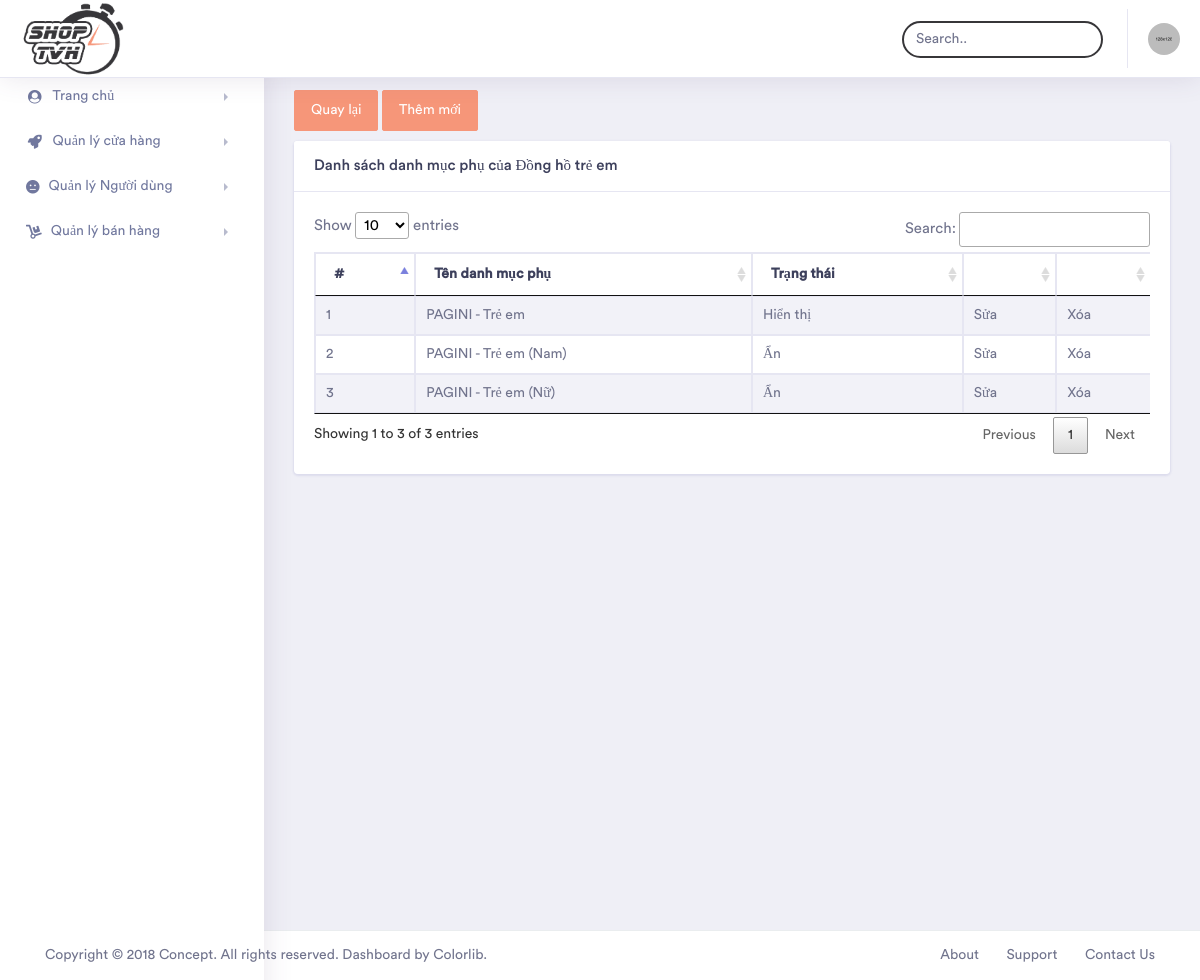
/admin/index.php?module=listsubcate&id=13 (signed in), run on the app's committed database.
### tables this page shows
CREATE TABLE `category` (
  `CategoryID` int(11) NOT NULL,
  `CategoryName` varchar(50) NOT NULL,
  `Status` bit(1) NOT NULL
);

CREATE TABLE `subcategory` (
  `SubCategoryID` int(11) NOT NULL,
  `SubName` varchar(50) NOT NULL,
  `CategoryID` int(11) NOT NULL,
  `Status` bit(1) NOT NULL
);

### admin/modules/listsubcate.php (the view, shortened to what this page needs)
<?php
    if(isset($_GET["module"])&&isset($_GET["id"])){
    $id = $_GET["id"];
    $sqlGetid = "SELECT * FROM category where CategoryID = ".$id;
    $result = mysqli_query($conn,$sqlGetid);
    $rows = mysqli_fetch_row($result);
    $subid = $rows[0];
    $catname = $rows[1];
}
?>
<div class="container-fluid  dashboard-content">
    <div class="row">
        <div class="col-xl-12 col-lg-12 col-md-12 col-sm-12 col-12">
            <button type="button" class="btn btn-primary" style="margin-bottom: 10px;">
                <a class="" href="index.php?module=listcategory>" style="color: white;">Quay lại</a>
            </button>
            <button type="button" class="btn btn-primary" style="margin-bottom: 10px;">
                <a class="" href="index.php?module=addsubcate&id=<?php echo $subid?>" style="color: white;">Thêm mới</a>
            </button>
            <div class="card">
                <h5 class="card-header">Danh sách danh mục phụ của <?php echo $catname?>
                </h5>
                <div class="card-body">
                    <div class="table-responsive">
                        <table id="table_id" class="table table-striped table-bordered first">
                            <thead>
                                <tr>
                                    <th>#</th>
                                    <th>Tên danh mục phụ</th>
                                    <th>Trạng thái</th>
                                    <th></th>
                                    <th></th>
                                </tr>
                            </thead>
                            <tbody>
                                <?php
                                $sqlSelect = "SELECT * FROM subcategory WHERE CategoryID =".$_GET["id"];
                                $result = mysqli_query($conn, $sqlSelect) or die("Lỗi truy vấn");
                                if (mysqli_num_rows($result) > 0) {
                                    $count = 0;
                                    while ($row = mysqli_fetch_assoc($result)) {
                                        $count++;
                                    ?>
                                    <tr>
                                        <td><?php echo $count?></td>
                                        <td><?php echo $row["SubName"]?></td>
                                        <td><?php echo $row["Status"]?"Hiển thị":"Ẩn"?></td>
                                        <td><a href="index.php?module=editsubcat&id=<?php echo $row["CategoryID"]?>&sid=<?php echo $row["SubCategoryID"]?>">Sửa</a></td>
                                        <td><a href="index.php?module=deletesubcat&id=<?php echo $row["CategoryID"]?>&sid=<?php echo $row["SubCategoryID"]?>">Xóa</a></td>
                                    </tr>
                                <?php }
                                    } ?>
                            </tbody>
                        </table>
                    </div>
                </div>
            </div>
        </div>
    </div>
</div>

### data on the page
category: CategoryName "Đồng hồ trẻ em"
subcategory: SubName "PAGINI - Trẻ em", Status "Hiển thị"
subcategory: SubName "PAGINI - Trẻ em (Nam)", Status "Ẩn"
subcategory: SubName "PAGINI - Trẻ em (Nữ)", Status "Ẩn"
